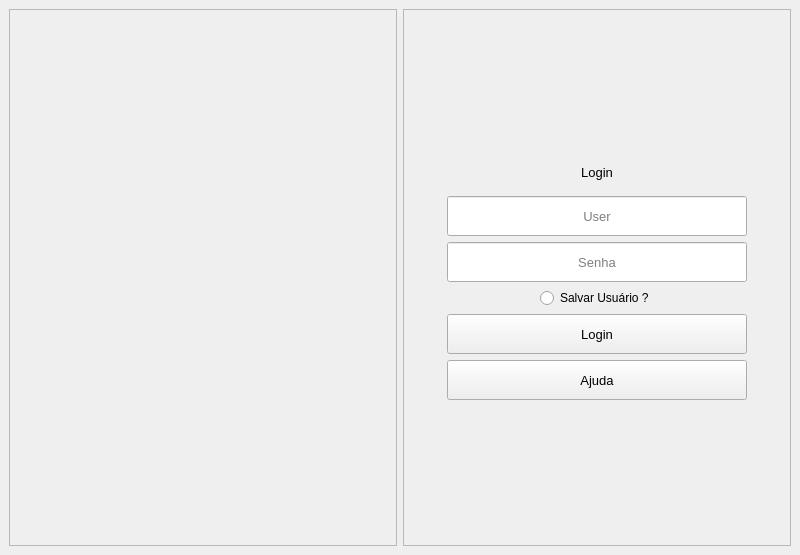
<?xml version="1.0" encoding="UTF-8"?>
<ui version="4.0">
 <class>MainWindow</class>
 <widget class="QMainWindow" name="MainWindow">
  <property name="geometry">
   <rect>
    <x>0</x>
    <y>0</y>
    <width>800</width>
    <height>555</height>
   </rect>
  </property>
  <property name="windowTitle">
   <string>Gerador QR - Login</string>
  </property>
  <property name="windowIcon">
   <iconset>
    <normaloff>../img/icon.ico</normaloff>../img/icon.ico</iconset>
  </property>
  <widget class="QWidget" name="centralwidget">
   <layout class="QHBoxLayout" name="horizontalLayout">
    <item>
     <widget class="QFrame" name="frame">
      <property name="frameShape">
       <enum>QFrame::StyledPanel</enum>
      </property>
      <property name="frameShadow">
       <enum>QFrame::Raised</enum>
      </property>
      <layout class="QHBoxLayout" name="horizontalLayout_2">
       <item alignment="Qt::AlignHCenter|Qt::AlignVCenter">
        <widget class="QLabel" name="img_logo">
         <property name="minimumSize">
          <size>
           <width>260</width>
           <height>290</height>
          </size>
         </property>
         <property name="maximumSize">
          <size>
           <width>260</width>
           <height>290</height>
          </size>
         </property>
         <property name="text">
          <string/>
         </property>
         <property name="pixmap">
          <pixmap>../img/logoLogin.png</pixmap>
         </property>
         <property name="scaledContents">
          <bool>true</bool>
         </property>
        </widget>
       </item>
      </layout>
     </widget>
    </item>
    <item>
     <widget class="QFrame" name="frame_2">
      <property name="maximumSize">
       <size>
        <width>400</width>
        <height>16777215</height>
       </size>
      </property>
      <property name="styleSheet">
       <string notr="true">QFrame{
padding: 10px;
}
QPushButton:hover{
background: #333;
color: white;
}
QPushButton{
spacing: 30px;
}
QLineEdit{
height: 40px;
}</string>
      </property>
      <property name="frameShape">
       <enum>QFrame::StyledPanel</enum>
      </property>
      <property name="frameShadow">
       <enum>QFrame::Raised</enum>
      </property>
      <layout class="QVBoxLayout" name="verticalLayout">
       <item>
        <spacer name="verticalSpacer_2">
         <property name="orientation">
          <enum>Qt::Vertical</enum>
         </property>
         <property name="sizeHint" stdset="0">
          <size>
           <width>20</width>
           <height>40</height>
          </size>
         </property>
        </spacer>
       </item>
       <item>
        <widget class="QLabel" name="label_2">
         <property name="font">
          <font>
           <pointsize>10</pointsize>
          </font>
         </property>
         <property name="text">
          <string>Login</string>
         </property>
         <property name="alignment">
          <set>Qt::AlignCenter</set>
         </property>
        </widget>
       </item>
       <item alignment="Qt::AlignHCenter">
        <widget class="QLineEdit" name="entry_user">
         <property name="minimumSize">
          <size>
           <width>300</width>
           <height>40</height>
          </size>
         </property>
         <property name="maximumSize">
          <size>
           <width>300</width>
           <height>40</height>
          </size>
         </property>
         <property name="font">
          <font>
           <pointsize>10</pointsize>
          </font>
         </property>
         <property name="alignment">
          <set>Qt::AlignCenter</set>
         </property>
         <property name="placeholderText">
          <string>User</string>
         </property>
         <property name="clearButtonEnabled">
          <bool>false</bool>
         </property>
        </widget>
       </item>
       <item alignment="Qt::AlignHCenter">
        <widget class="QLineEdit" name="entry_senha">
         <property name="minimumSize">
          <size>
           <width>300</width>
           <height>40</height>
          </size>
         </property>
         <property name="maximumSize">
          <size>
           <width>300</width>
           <height>40</height>
          </size>
         </property>
         <property name="font">
          <font>
           <pointsize>10</pointsize>
          </font>
         </property>
         <property name="echoMode">
          <enum>QLineEdit::Password</enum>
         </property>
         <property name="alignment">
          <set>Qt::AlignCenter</set>
         </property>
         <property name="placeholderText">
          <string>Senha</string>
         </property>
         <property name="clearButtonEnabled">
          <bool>false</bool>
         </property>
        </widget>
       </item>
       <item alignment="Qt::AlignHCenter">
        <widget class="QRadioButton" name="check_salvar_user">
         <property name="statusTip">
          <string/>
         </property>
         <property name="text">
          <string>Salvar Usuário ?</string>
         </property>
         <property name="shortcut">
          <string>Ctrl+S</string>
         </property>
        </widget>
       </item>
       <item alignment="Qt::AlignHCenter">
        <widget class="QPushButton" name="btn_login">
         <property name="minimumSize">
          <size>
           <width>300</width>
           <height>40</height>
          </size>
         </property>
         <property name="maximumSize">
          <size>
           <width>300</width>
           <height>40</height>
          </size>
         </property>
         <property name="font">
          <font>
           <pointsize>10</pointsize>
          </font>
         </property>
         <property name="accessibleName">
          <string/>
         </property>
         <property name="text">
          <string>Login</string>
         </property>
         <property name="icon">
          <iconset>
           <normaloff>../icons/icons8-login-arredondado-64.png</normaloff>../icons/icons8-login-arredondado-64.png</iconset>
         </property>
         <property name="iconSize">
          <size>
           <width>30</width>
           <height>30</height>
          </size>
         </property>
         <property name="shortcut">
          <string>Return</string>
         </property>
        </widget>
       </item>
       <item alignment="Qt::AlignHCenter">
        <widget class="QPushButton" name="btn_ajuda">
         <property name="minimumSize">
          <size>
           <width>300</width>
           <height>40</height>
          </size>
         </property>
         <property name="maximumSize">
          <size>
           <width>300</width>
           <height>40</height>
          </size>
         </property>
         <property name="font">
          <font>
           <pointsize>10</pointsize>
          </font>
         </property>
         <property name="text">
          <string>Ajuda</string>
         </property>
         <property name="icon">
          <iconset>
           <normaloff>../icons/icons8-reproduzir-youtube-50 (1).png</normaloff>../icons/icons8-reproduzir-youtube-50 (1).png</iconset>
         </property>
         <property name="iconSize">
          <size>
           <width>30</width>
           <height>30</height>
          </size>
         </property>
        </widget>
       </item>
       <item>
        <spacer name="verticalSpacer">
         <property name="orientation">
          <enum>Qt::Vertical</enum>
         </property>
         <property name="sizeHint" stdset="0">
          <size>
           <width>20</width>
           <height>40</height>
          </size>
         </property>
        </spacer>
       </item>
      </layout>
     </widget>
    </item>
   </layout>
  </widget>
 </widget>
 <resources/>
 <connections/>
</ui>
